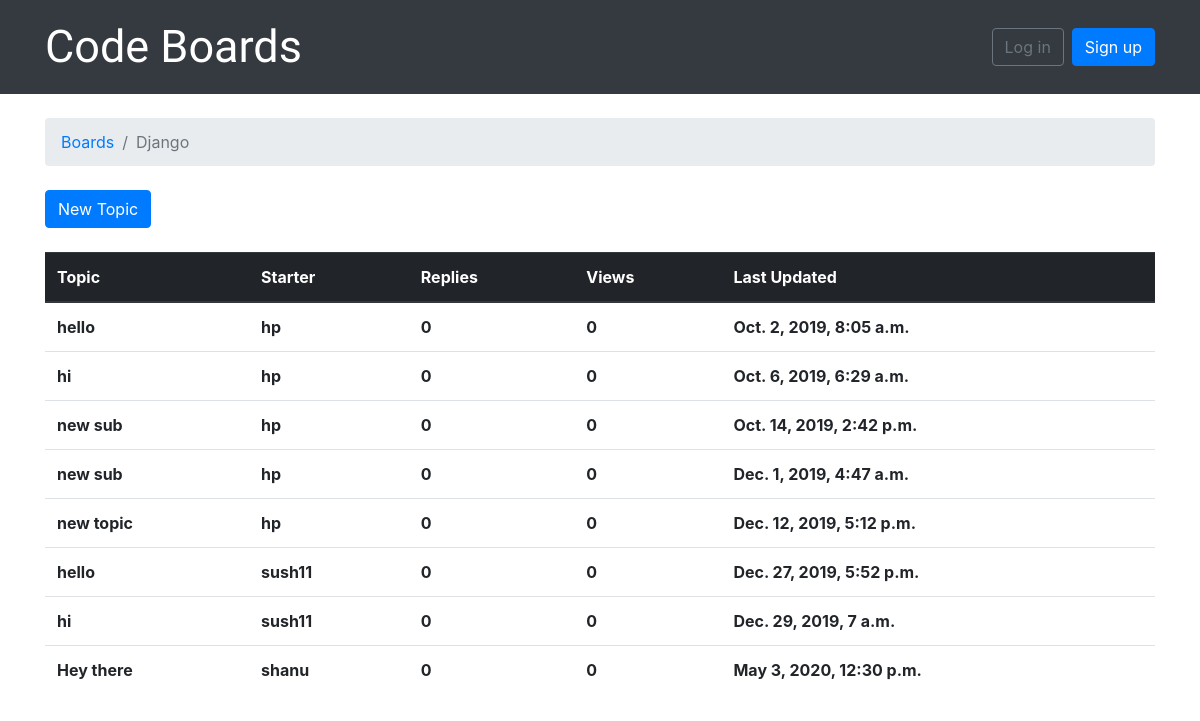
The app's page /boards/1/ with its own data.
### newapp/models.py (models this page shows, shortened)
class Boards(models.Model):
    name=models.CharField(max_length=50, unique=True)
    description=models.CharField(max_length=100)

class Topics(models.Model):
    subject=models.CharField(max_length=200)
    last_updated=models.DateTimeField(auto_now_add=True)
    board = models.ForeignKey(Boards,on_delete=models.CASCADE, related_name='topics')
    starter = models.ForeignKey(User,on_delete=models.CASCADE, related_name='topics')

### newapp/views.py (the view)
# urls.py: re_path(r'^boards/(?P<pk>\d+)/$',views.board_topics,name='board_topics'),
def board_topics(request,pk):
    try:
        board = Boards.objects.get(pk=pk)
    except Boards.DoesNotExist:
        raise Http404
    return render(request, 'topics.html', {'board': board})

### templates/topics.html (shortened to what this page needs)
{% extends 'base.html' %}
  {% block breadcrumb %}
    <li class="breadcrumb-item"><a href="{% url 'home' %}">Boards</a></li>
    <li class="breadcrumb-item active">{{ board.name }}</li>
  {% endblock %}
  {% block content %}
  <div class="mb-4">
    <a href="{% url 'new_topic' board.pk %}" class="btn btn-primary">New Topic</a>
  </div>
    <table class="table">
      <thead class="thead-dark">
        <tr>
          <th>Topic</th>
          <th>Starter</th>
          <th>Replies</th>
          <th>Views</th>
          <th>Last Updated</th>
        </tr>
      </thead>
      <tbody>
        {% for topic in board.topics.all %}
        <tr>
          <th>{{topic.subject}}</th>
          <th>{{topic.starter.username}}</th>
          <th>0</th>
          <th>0</th>
          <th>{{topic.last_updated}}</th>
        </tr>
        {% endfor %}
      </tbody>
    </table>
  {% endblock %}

### templates/base.html (shortened to what this page needs)
{% load static %}<!DOCTYPE html>
<html>
  <head>
    <link rel="stylesheet" href="{% static 'css/bootstrap.min.css' %}">
    <link rel="stylesheet" href="{% static 'css/app.css'%}">
  </head>
<body>
  {%block body%}
        <nav class="navbar navbar-expand-lg navbar-dark bg-dark">
                <div class="container">
                  <a class="navbar-brand" href="{% url 'home' %}" >Code Boards</a>
                    <div class="collapse navbar-collapse" id="mainMenu">
                      {% if user.is_authenticated %}
                      <ul class="navbar-nav ml-auto">
                        <li class="nav-item dropdown">
                          <a class="nav-link dropdown-toggle" href="#" id="userMenu" data-toggle="dropdown" aria-haspopup="true" aria-expanded="false">
                            {{ user.username }}
                          </a>
                          <div class="dropdown-menu dropdown-menu-right" aria-labelledby="userMenu">
                            <a class="dropdown-item" href="#">My account</a>
                            <a class="dropdown-item" href="{% url 'password_change' %}">Change password</a>
                            <div class="dropdown-divider"></div>
                            <a class="dropdown-item" href="{% url 'logout' %}">Log out</a>
                          </div>
                        </li>
                      </ul>
                      {% else %}
                        <form class="form-inline ml-auto">
                        <a href="{% url 'login' %}" class="btn btn-outline-secondary">Log in</a>
                        <a href="{% url 'signup' %}" class="btn btn-primary ml-2">Sign up</a>
                        </form>
                      {% endif %}
                      </div>
                </div>
        </nav>
    <div class="container">
      <ol class="breadcrumb my-4">
        {% block breadcrumb %}
        {% endblock %}
      </ol>
      {% block content %}
      {% endblock %}
    </div>
  {%endblock body%}
  </body>
</html>

### static/css/app.css (style rules this page uses)
.navbar-brand { font-family: 'Turret Road', cursive; font-size: 45px; }

### records on screen
Boards: name "Django"
Topics: subject "hello", starter.username "hp", last_updated "Oct. 2, 2019, 8:05 a.m."
Topics: subject "hi", starter.username "hp", last_updated "Oct. 6, 2019, 6:29 a.m."
Topics: subject "new sub", starter.username "hp", last_updated "Oct. 14, 2019, 2:42 p.m."
Topics: subject "new sub", starter.username "hp", last_updated "Dec. 1, 2019, 4:47 a.m."
Topics: subject "new topic", starter.username "hp", last_updated "Dec. 12, 2019, 5:12 p.m."
Topics: subject "hello", starter.username "sush11", last_updated "Dec. 27, 2019, 5:52 p.m."
Topics: subject "hi", starter.username "sush11", last_updated "Dec. 29, 2019, 7 a.m."
Topics: subject "Hey there", starter.username "shanu", last_updated "May 3, 2020, 12:30 p.m."
